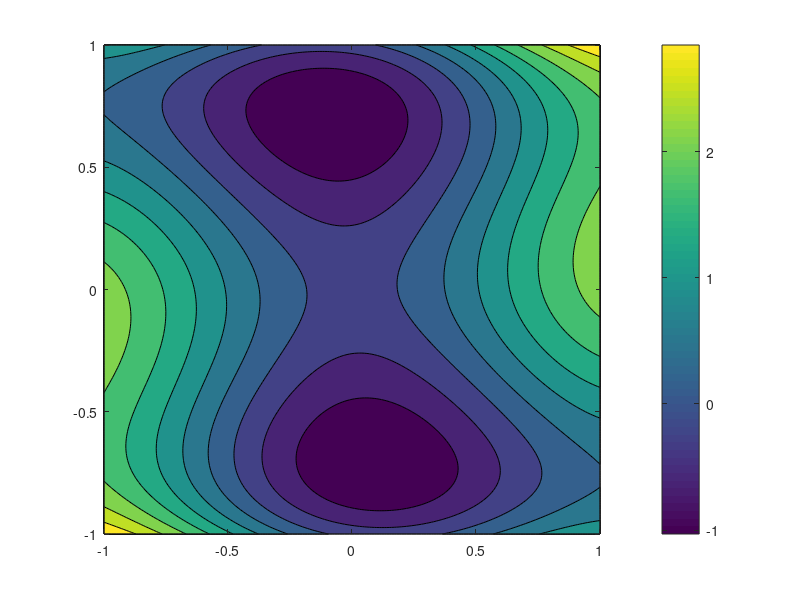

This figure's MATLAB source: (Note: this script raises an error after producing the figure.)



close all
clear 
clc

x = -1:0.01:1;
y = x;
[X,Y] = meshgrid(x,y);


camel = @(x,y)(4-2.1*x.^2+x.^4/3).*x.^2+x.*y+4*(y.^2-1).*y.^2;
loss = @(p)camel(p(1),p(2));

contourf(X,Y,camel(X,Y)); hold on;
colorbar

[x f] = anneal(loss,[0 0])

plot(x(1),x(2),'r*')
